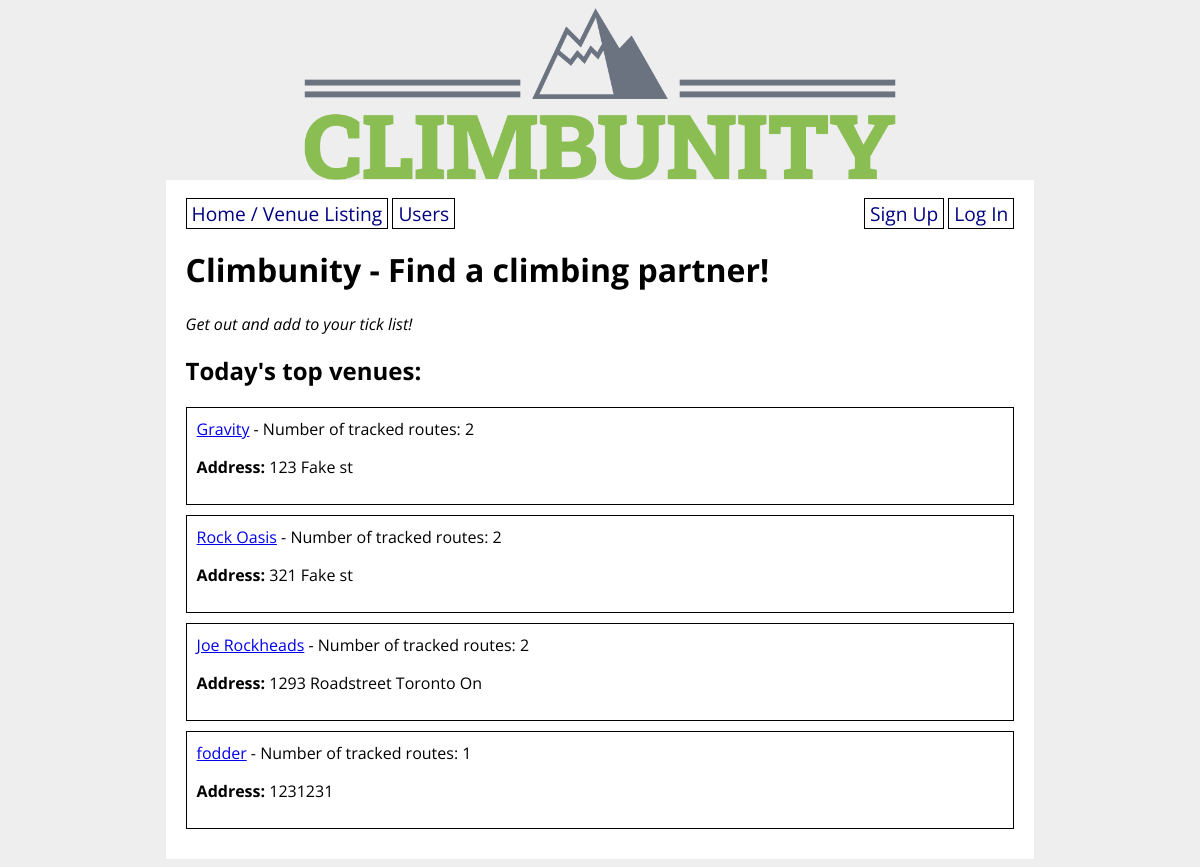
The app's page /, older data.
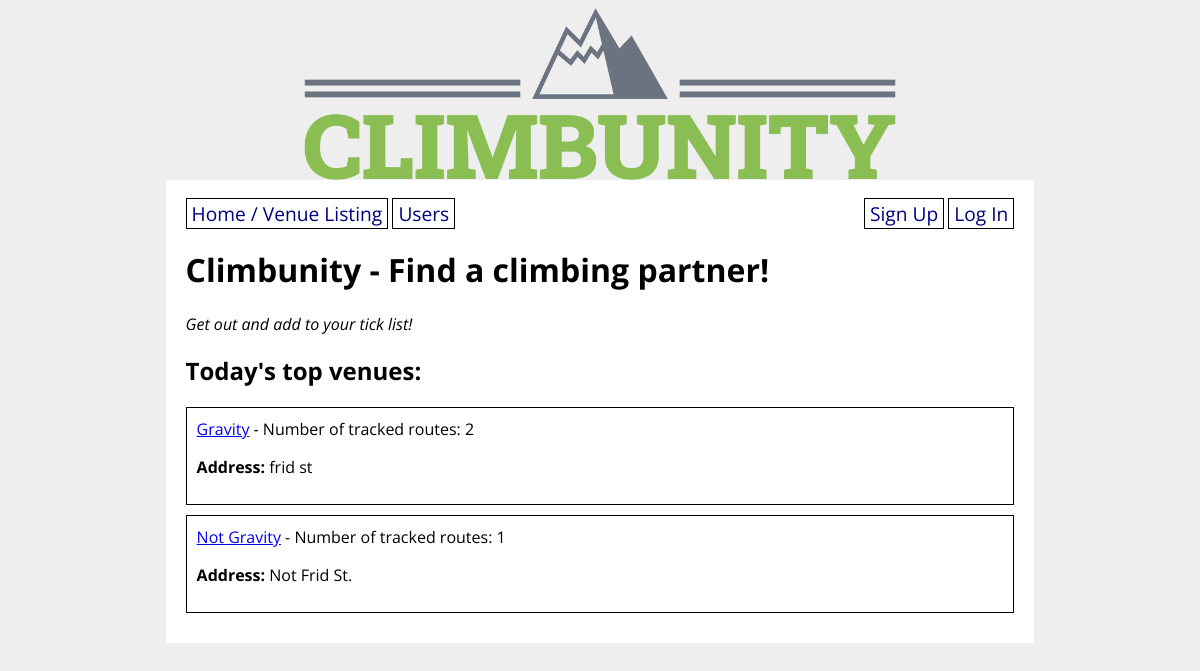
The same page, newer data.
### climbunity_app/models.py (models this page shows, shortened)
class Venue(db.Model):
    id = db.Column(db.Integer, primary_key=True)
    name = db.Column(db.String(80), nullable=False)
    address = db.Column(db.String(80), nullable=False)
    open_hours = db.Column(db.String(1000))
    description = db.Column(db.String(1000))
    booked_appointments = db.relationship('Appointment', back_populates='appointment_venue') # Venue <-1 -- N-> Appointment

### climbunity_app/main/routes.py (the view)
@main.route('/')
def homepage():
    all_venues = Venue.query.all()
    routes = Route.query.all()
    return render_template('home.html', routes=routes, all_venues=all_venues)

### climbunity_app/templates/home.html (shortened to what this page needs)
{% extends 'base.html' %}
{% block content %}
<h1>Climbunity - Find a climbing partner!</h1>
<p><em>Get out and add to your tick list!</em></p>
{% if all_venues %}
    <h2>Today's top venues:</h2>
    {% for venue in all_venues %}
        <div class="venue">
            <a href="/venue/{{ venue.id }}">{{ venue.name }}</a> - Number of tracked routes: {{ routes | selectattr('venue_id', 'equalto', venue.id) | list | length }}
            <p><strong>Address:</strong> {{ venue.address }}</p>
        </div>
    {% endfor %}
{% else %}
    <p>There are no venues yet. You should {% if not current_user.is_authenticated %}sign up and {% endif %}add some!</p>
{% endif %}
{% endblock %}

### climbunity_app/templates/base.html (shortened to what this page needs)
<!DOCTYPE html>
<html>
    <head>
        <link rel="stylesheet" href="/static/style.css">
    </head>
    <body>
        <img class="header-image" src="../static/img/logo-no-background.png" />
        <div id="content">
            {% include 'partials/nav_buttons_partial.html' %}
            {% block content %}{% endblock %}
        </div>
    </body>
</html>

### climbunity_app/templates/partials/nav_buttons_partial.html (shortened to what this page needs)
<nav>
    <div>
        <a href="/">Home / Venue Listing</a>
        <a href="/users">Users</a>
    </div>
    <div>
        {% if current_user.is_authenticated %}
            <a href="/new_venue">New Venue</a>
            <a href="/new_route">New Route</a>
            <a href="/new_appointment">New Appointment</a>
            <a href="/logout">Log Out</a>
        {% else %}
            <a href="/signup">Sign Up</a>
            <a href="/login">Log In</a>
        {% endif %}
    </div>
</nav>

### climbunity_app/static/style.css (style rules this page uses)
body { display: flex; flex-direction: column; align-items: center; background-color: #eee; font-family: 'Open Sans', sans-serif; }
#content { width: 70%; background-color: white; padding: 20px; }
nav { width: 100%; display: flex; flex-direction: row; justify-content: space-between; }
nav a { color: navy; text-decoration: none; border: 1px solid black; padding: 1px 5px; font-size: 1.2em; }
.venue { border: 1px solid black; padding: 10px; margin-bottom: 10px; }
.header-image { max-width: 50%; }

Row changes from the older to the newer data that the page shows:
removed Venue: name "Rock Oasis", id "2", address "321 Fake st"
removed Venue: name "Joe Rockheads", id "2", address "1293 Roadstreet Toronto On"
removed Venue: name "fodder", id "1", address "1231231"
changed Venue "Gravity": address "123 Fake st" → "frid st"
added Venue: name "Not Gravity", id "1", address "Not Frid St."
